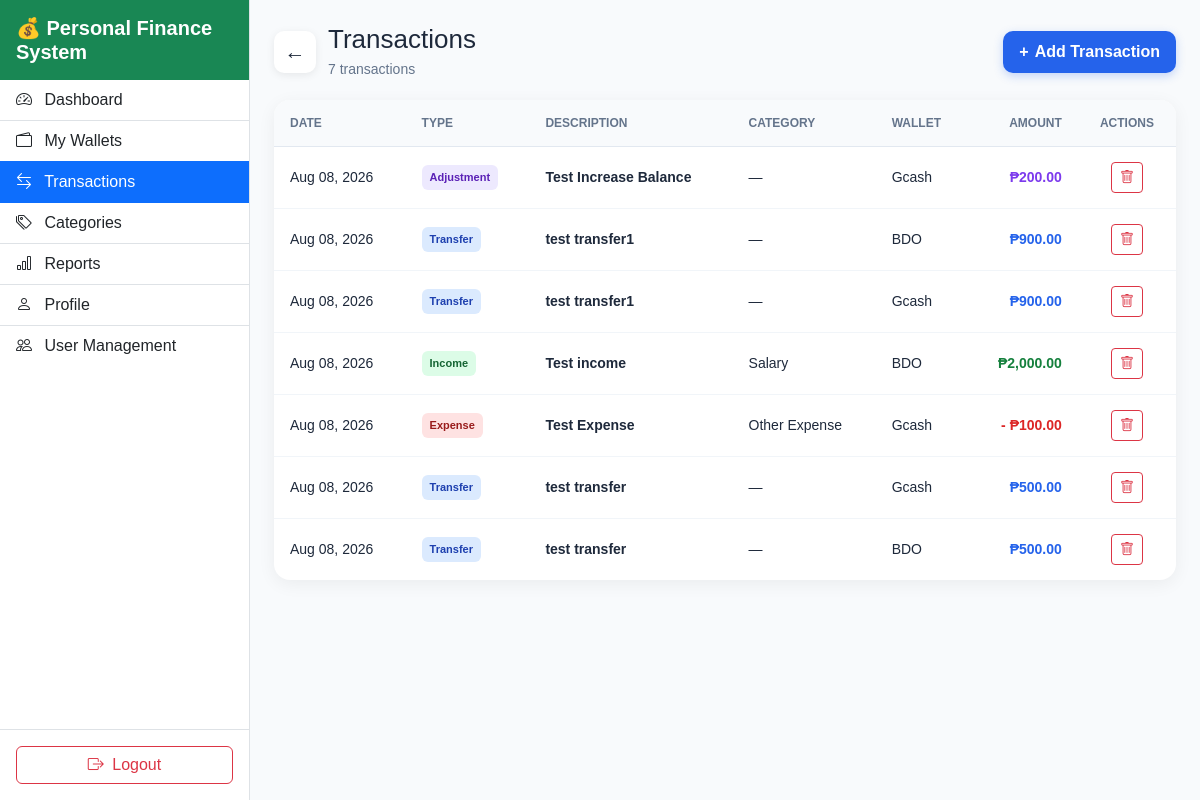
The page /transactions/index.php (signed in) on the database as committed earlier.
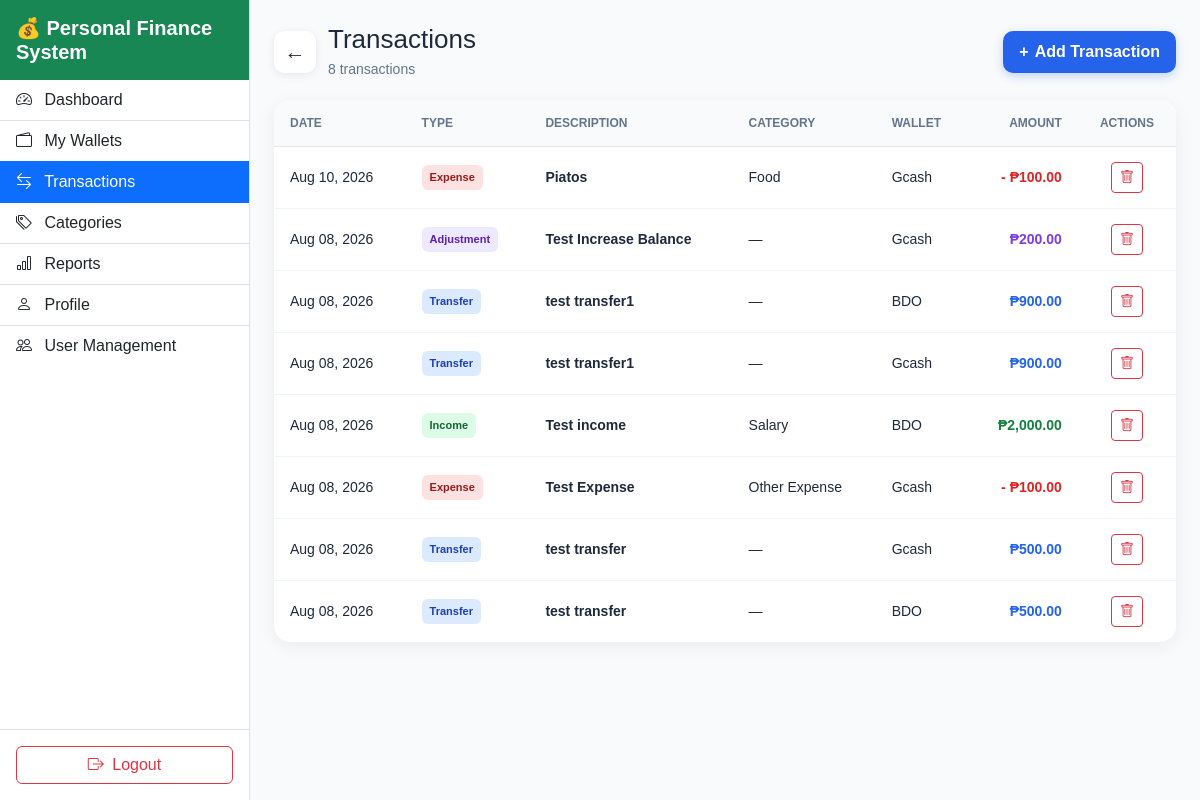
The same page on the database as committed later.
### tables this page shows
CREATE TABLE `transactions` (
  `id` bigint(20) UNSIGNED NOT NULL,
  `user_id` int(10) UNSIGNED NOT NULL,
  `wallet_id` int(10) UNSIGNED NOT NULL,
  `category_id` int(10) UNSIGNED DEFAULT NULL,
  `type` enum('Income','Expense','Transfer','Adjustment') NOT NULL,
  `amount` decimal(15,2) NOT NULL,
  `transaction_date` date NOT NULL,
  `description` varchar(255) DEFAULT NULL,
  `notes` text DEFAULT NULL,
  `created_at` timestamp NOT NULL DEFAULT current_timestamp(),
  `updated_at` timestamp NOT NULL DEFAULT current_timestamp() ON UPDATE current_timestamp()
);

CREATE TABLE `wallets` (
  `id` int(10) UNSIGNED NOT NULL,
  `user_id` int(10) UNSIGNED NOT NULL,
  `wallet_type_id` int(10) UNSIGNED NOT NULL,
  `name` varchar(100) NOT NULL,
  `description` varchar(255) DEFAULT NULL,
  `initial_balance` decimal(15,2) NOT NULL DEFAULT 0.00,
  `currency` varchar(10) NOT NULL DEFAULT 'PHP',
  `status` enum('Active','Archived') NOT NULL DEFAULT 'Active',
  `created_at` timestamp NOT NULL DEFAULT current_timestamp(),
  `updated_at` timestamp NOT NULL DEFAULT current_timestamp() ON UPDATE current_timestamp()
);

CREATE TABLE `categories` (
  `id` int(10) UNSIGNED NOT NULL,
  `user_id` int(10) UNSIGNED DEFAULT NULL,
  `name` varchar(100) NOT NULL,
  `type` enum('Income','Expense') NOT NULL,
  `description` varchar(255) DEFAULT NULL,
  `status` enum('Active','Inactive') NOT NULL DEFAULT 'Active',
  `created_at` timestamp NOT NULL DEFAULT current_timestamp(),
  `updated_at` timestamp NOT NULL DEFAULT current_timestamp() ON UPDATE current_timestamp()
);

### transactions/index.php (the view, shortened to what the changed rows need)
<?php
require_once __DIR__ . '/../app/config/database.php';
$userId = (int) $_SESSION['user_id'];
$user = $_SESSION['user'] ?? [];
$isAdmin =
    isset($user['role']) &&
    $user['role'] === 'Admin';
$sql = "
    SELECT
        t.id,
        t.wallet_id,
        t.category_id,
        t.type,
        t.amount,
        t.transaction_date,
        t.description,
        t.notes,
        w.name AS wallet_name,
        c.name AS category_name
    FROM transactions t
    INNER JOIN wallets w
        ON t.wallet_id = w.id
    LEFT JOIN categories c
        ON t.category_id = c.id
    WHERE t.user_id = :user_id
    ORDER BY
        t.transaction_date DESC,
        t.id DESC
";
$stmt = $pdo->prepare($sql);
$stmt->execute([
    ':user_id' => $userId
]);
$transactions = $stmt->fetchAll();
$totalTransactions =
    count($transactions);
?>
<!DOCTYPE html>
<html lang="en">
<head>
<link
        href="https://cdn.jsdelivr.net/npm/bootstrap@5.3.7/dist/css/bootstrap.min.css"
        rel="stylesheet"
    >
    <link
        rel="stylesheet"
        href="https://cdn.jsdelivr.net/npm/bootstrap-icons@1.13.1/font/bootstrap-icons.min.css"
    >
<link
    rel="stylesheet"
    href="<?= BASE_URL ?>assets/css/style.css"
>
<link
    rel="stylesheet"
    href="<?= BASE_URL ?>assets/css/style_transaction_index.css"
>
</head>
<body>
<main
    class="
        transactions-content
    "
>
<div class="page-header">
    <div class="page-title-wrapper">
        <h1 class="page-title">
            Transactions
        </h1>
        <p class="transaction-count">
            <?= $totalTransactions ?>
            transaction<?= $totalTransactions === 1 ? '' : 's' ?>
        </p>
    </div>
</div>
<?php if (empty($transactions)): ?>
    <div class="empty-state">
        <div class="empty-icon">
            💰
        </div>
        <h2>
            No transactions yet
        </h2>
        <p>
            Start recording your income and expenses.
        </p>
        <a
            href="<?= BASE_URL ?>transactions/create.php"
            class="empty-add-button"
        >
            Add Your First Transaction
        </a>
    </div>
<?php else: ?>
    <div class="desktop-table">
        <table>
            <thead>
                <tr>
                    <th>
                        Date
                    </th>
                    <th>
                        Type
                    </th>
                    <th>
                        Description
                    </th>
                    <th>
                        Category
                    </th>
                    <th>
                        Wallet
                    </th>
                    <th style="text-align:right;">
                        Amount
                    </th>
                    <?php if ($isAdmin): ?>
                        <th style="text-align:center;">
                            Actions
                        </th>
                    <?php endif; ?>
                </tr>
            </thead>
            <tbody>
                <?php foreach (
                    $transactions
                    as $transaction
                ): ?>
                    <?php
                    $type =
                        $transaction['type'];
                    $badgeClass =
                        'badge-' .
                        strtolower($type);
                    $description =
                        $transaction['description'];
                    ?>
                    <tr>
                        <td class="desktop-date">
                            <?= date(
                                'M d, Y',
                                strtotime(
                                    $transaction[
                                        'transaction_date'
                                    ]
                                )
                            ) ?>
                        </td>
                        <td>
                            <span
                                class="type-badge
                                <?= htmlspecialchars(
                                    $badgeClass
                                ) ?>"
                            >
                                <?= htmlspecialchars(
                                    $type
                                ) ?>
                            </span>
                        </td>
                        <td class="desktop-description">
                            <?= htmlspecialchars(
                                $description
                            ) ?>
                        </td>
                        <td>
                            <?= $transaction[
                                'category_name'
                            ]
                                ? htmlspecialchars(
                                    $transaction[
                                        'category_name'
                                    ]
                                )
                                : '—'
                            ?>
                        </td>
                        <td>
                            <?= htmlspecialchars(
                                $transaction[
                                    'wallet_name'
                                ]
                            ) ?>
                        </td>
                        <td
                            class="desktop-amount
                            <?= $type === 'Income'
                                ? 'amount-income'
                                : (
                                    $type === 'Expense'
                                        ? 'amount-expense'
                                        : (
                                            $type === 'Transfer'
                                                ? 'amount-transfer'
                                                : 'amount-adjustment'
                                        )
                                )
                            ?>"
                        >
                            <?= $type === 'Expense'
                                ? '-'
                                : ''
                            ?>
                            ₱<?= number_format(
                                (float)
                                $transaction['amount'],
                                2
                            ) ?>
                        </td>
                        <?php if ($isAdmin): ?>
                            <td style="text-align:center;">
                                <form
                                    action="<?= BASE_URL ?>transactions/delete.php"
                                    method="POST"
                                    onsubmit="return confirm('Are you sure you want to delete this transaction? This action cannot be undone.');"
                                    class="d-inline"
                                >
                                    <button
                                        type="submit"
                                        class="btn btn-sm btn-outline-danger"
                                        title="Delete transaction"
                                    >
                                        <i class="bi bi-trash"></i>
                                    </button>
                                </form>
                            </td>
                        <?php endif; ?>
                    </tr>
                <?php endforeach; ?>
            </tbody>
        </table>
    </div>
<?php endif; ?>
</body>
</html>

Rows that differ between the two databases and show on the page:
added transactions: transaction_date "Aug 10, 2026", type "Expense", description "Piatos", category.name "Food", wallet.name "Gcash", amount "100.00"
Other text that changed with them:
$totalTransactions: "7" → "8"
